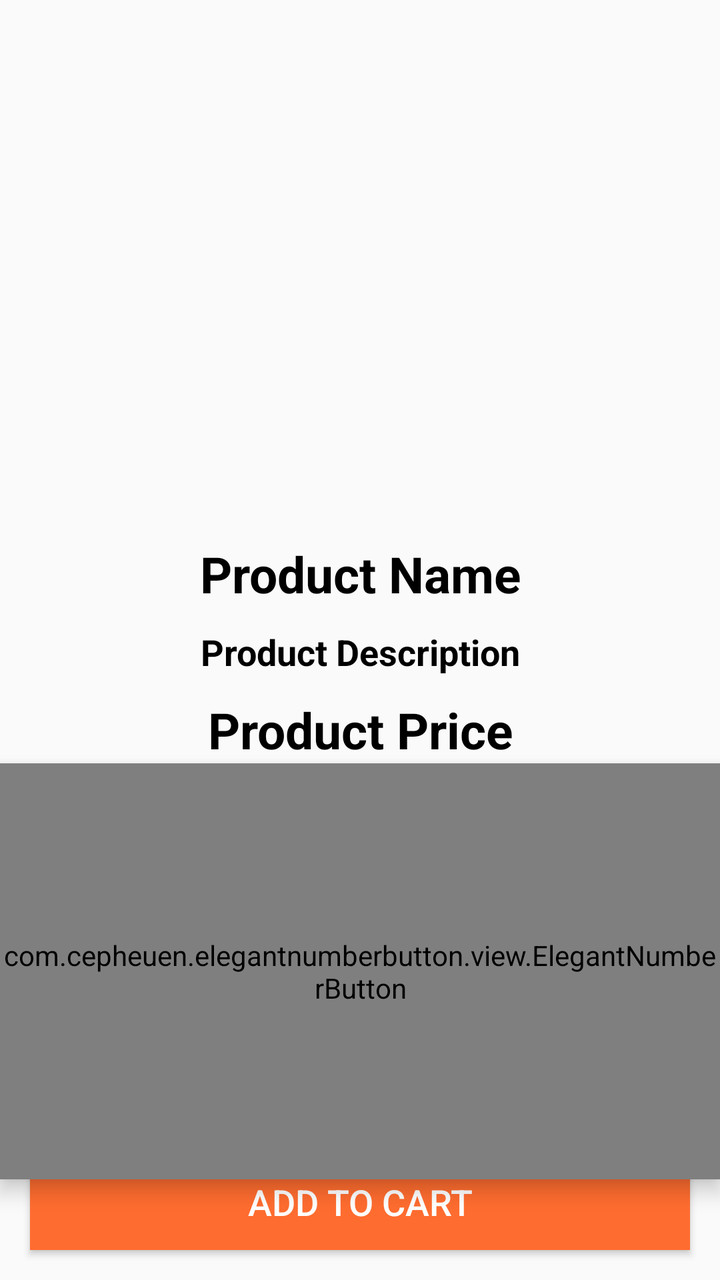
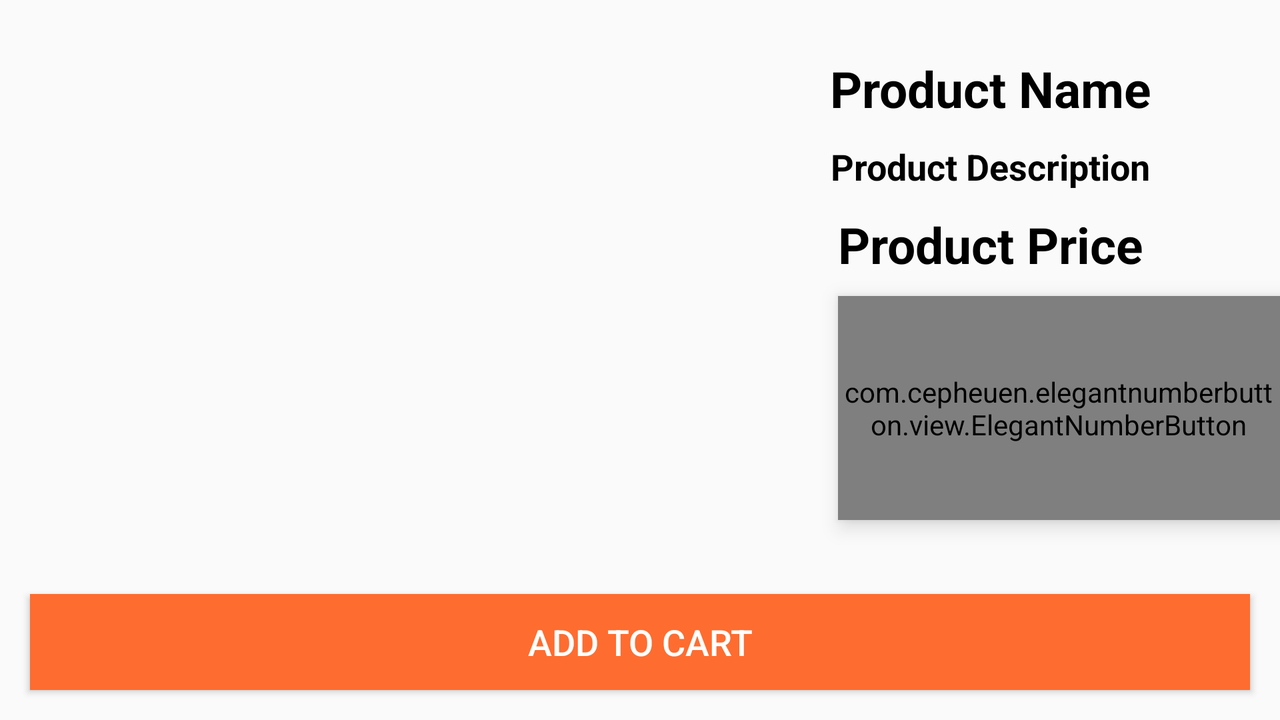

An Android layout and its configuration variant, each rendered on a device that would load it. The default file and the variant file are quoted in full after the pictures.
<!-- AndroidManifest.xml: application theme Theme.ECommerce -->
<!-- res/layout/activity_product_details.xml -->
<?xml version="1.0" encoding="utf-8"?>
<RelativeLayout xmlns:android="http://schemas.android.com/apk/res/android"
    xmlns:app="http://schemas.android.com/apk/res-auto"
    xmlns:tools="http://schemas.android.com/tools"
    android:layout_width="match_parent"
    android:layout_height="match_parent"
    tools:context=".ProductDetailsActivity">

    <ImageView
        android:id="@+id/product_image_details"
        android:layout_width="match_parent"
        android:layout_height="260dp"
        android:scaleType="centerCrop" />

    <TextView
        android:id="@+id/product_name_details"
        android:layout_width="match_parent"
        android:layout_height="wrap_content"
        android:layout_below="@+id/product_image_details"
        android:layout_marginTop="10dp"
        android:gravity="center"
        android:text="@string/product_name"
        android:textColor="@color/black"
        android:textSize="25sp"
        android:textStyle="bold" />

    <TextView
        android:id="@+id/product_description_details"
        android:layout_width="match_parent"
        android:layout_height="wrap_content"
        android:layout_below="@+id/product_name_details"
        android:layout_marginTop="10dp"
        android:gravity="center"
        android:text="@string/product_description"
        android:textColor="@color/black"
        android:textSize="18sp"
        android:textStyle="bold" />

    <TextView
        android:id="@+id/product_price_details"
        android:layout_width="match_parent"
        android:layout_height="wrap_content"
        android:layout_below="@+id/product_description_details"
        android:layout_marginTop="10dp"
        android:gravity="center"
        android:text="@string/product_price"
        android:textColor="@color/black"
        android:textSize="25sp"
        android:textStyle="bold" />

    <com.cepheuen.elegantnumberbutton.view.ElegantNumberButton
        android:id="@+id/number_btn"
        android:layout_width="wrap_content"
        android:layout_height="208dp"
        android:layout_below="@id/product_price_details"
        android:layout_centerHorizontal="true"
        android:elevation="6dp"
        android:gravity="center"
        app:backGroundColor="@color/orange"
        app:finalNumber="17"
        app:initialNumber="1"
        app:textSize="16dp" />

    <Button
        android:id="@+id/pd_add_to_cart_button"
        android:layout_width="match_parent"
        android:layout_height="wrap_content"
        android:layout_alignParentBottom="true"
        android:layout_margin="15dp"
        android:background="@color/orange"
        android:text="Add to Cart"
        android:textColor="@color/white"
        android:textSize="18dp" />
</RelativeLayout>
<!-- resources referenced by this layout -->
<resources>
  <color name="black">#FF000000</color>
  <color name="orange">#FF6C2F</color>
  <color name="white">#FFFFFFFF</color>
  <string name="product_description">Product Description</string>
  <string name="product_name">Product Name</string>
  <string name="product_price">Product Price</string>
  <style name="Theme.ECommerce" parent="Theme.AppCompat.Light.NoActionBar">
          
          <item name="colorPrimary">@color/orange</item>
          <item name="colorPrimaryVariant">@color/orange_dark</item>
          <item name="colorOnPrimary">@color/white</item>
          
          <item name="colorSecondary">@color/teal_200</item>
          <item name="colorSecondaryVariant">@color/orange</item>
          <item name="colorOnSecondary">@color/black</item>
          
          <item name="android:statusBarColor" tools:targetApi="l">?attr/colorPrimaryVariant</item>
          
      </style>
  <color name="orange_dark">#ab3200</color>
  <color name="teal_200">#FF03DAC5</color>
</resources>
<!-- res/layout-land/activity_product_details.xml (the repository's variant of the layout above) -->
<!-- drawn on the phone turned sideways -->
<?xml version="1.0" encoding="utf-8"?>
<RelativeLayout xmlns:android="http://schemas.android.com/apk/res/android"
    xmlns:app="http://schemas.android.com/apk/res-auto"
    xmlns:tools="http://schemas.android.com/tools"
    android:layout_width="match_parent"
    android:layout_height="match_parent"
    tools:context=".ProductDetailsActivity">

    <ImageView
        android:id="@+id/product_image_details"
        android:layout_width="348dp"
        android:layout_height="283dp"
        android:scaleType="centerCrop" />

    <TextView
        android:id="@+id/product_name_details"
        android:layout_width="334dp"
        android:layout_height="wrap_content"
        android:layout_below="@+id/product_image_details"
        android:layout_marginStart="350dp"
        android:layout_marginTop="-256dp"
        android:gravity="center"
        android:text="@string/product_name"
        android:textColor="@color/black"
        android:textSize="25sp"
        android:textStyle="bold" />

    <TextView
        android:id="@+id/product_description_details"
        android:layout_width="334dp"
        android:layout_height="wrap_content"
        android:layout_below="@+id/product_name_details"
        android:layout_marginTop="10dp"
        android:layout_marginStart="350dp"
        android:gravity="center"
        android:text="@string/product_description"
        android:textColor="@color/black"
        android:textSize="18sp"
        android:textStyle="bold" />

    <TextView
        android:id="@+id/product_price_details"
        android:layout_width="334dp"
        android:layout_height="wrap_content"
        android:layout_below="@+id/product_description_details"
        android:layout_marginTop="10dp"
        android:layout_marginStart="350dp"
        android:gravity="center"
        android:text="@string/product_price"
        android:textColor="@color/black"
        android:textSize="25sp"
        android:textStyle="bold" />

    <com.cepheuen.elegantnumberbutton.view.ElegantNumberButton
        android:id="@+id/number_btn"
        android:layout_width="wrap_content"
        android:layout_height="112dp"
        android:layout_below="@id/product_price_details"
        android:layout_marginStart="419dp"
        android:layout_marginTop="9dp"
        android:elevation="6dp"
        android:gravity="center"
        app:backGroundColor="@color/orange"
        app:finalNumber="17"
        app:initialNumber="1"
        app:textSize="16dp" />

    <Button
        android:id="@+id/pd_add_to_cart_button"
        android:layout_width="match_parent"
        android:layout_height="wrap_content"
        android:layout_alignParentBottom="true"
        android:layout_margin="15dp"
        android:background="@color/orange"
        android:text="Add to Cart"
        android:textColor="@color/white"
        android:textSize="18dp" />
</RelativeLayout>
